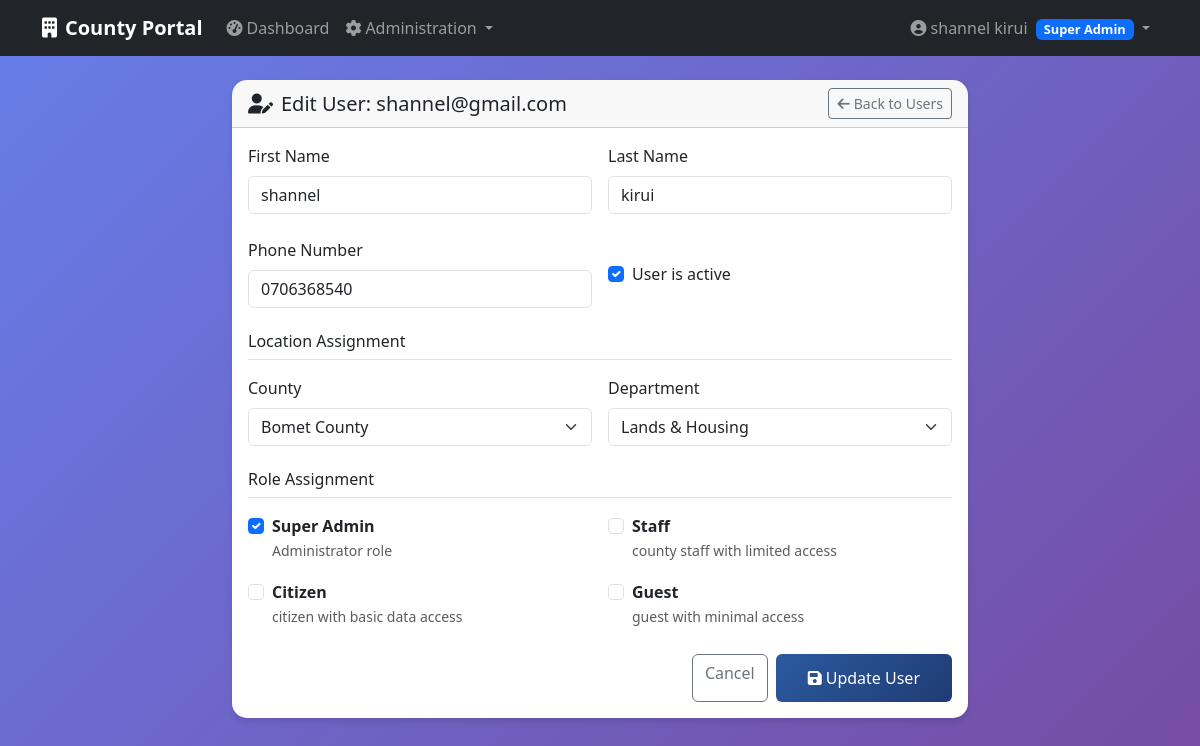
Screenshot of /auth/users/1/edit (signed in) with the database file from the repository.
### app/models/user.py (models this page shows, shortened)
class User(db.Model,UserMixin):
    __tablename__ = 'users'
    id = db.Column(db.Integer, primary_key=True)
    email = db.Column(db.String(120), unique=True, nullable=False)
    password = db.Column(db.String(128), nullable=False)
    first_name = db.Column(db.String(50))
    last_name = db.Column(db.String(50))
    phone = db.Column(db.String(20))
    active = db.Column(db.Boolean(), default=True)
    confirmed_at = db.Column(db.DateTime())
    created_at = db.Column(db.DateTime(), nullable=False, default=db.func.current_timestamp())
    fs_uniquifier = db.Column(db.String(64), unique=True, nullable=True, default=lambda: str(uuid.uuid4()))
    county_id = db.Column(db.Integer,db.ForeignKey('counties.id'))
    department_id = db.Column(db.Integer,db.ForeignKey('departments.id'))
    last_login_at = db.Column(db.DateTime())
    current_login_at = db.Column(db.DateTime())
    last_login_ip = db.Column(db.String(45))
    current_login_ip = db.Column(db.String(45))
    login_count = db.Column(db.Integer, default=0)
    roles = db.relationship('Role', secondary=roles_users, backref=db.backref('users', lazy='dynamic'))
    def full_name(self):
        if self.first_name and self.last_name:
            return f"{self.first_name} {self.last_name}"
        return self.email.split('@')[0]
    def has_role(self, role_name):
        return any(role.name == role_name for role in self.roles)

class Role(db.Model, RoleMixin):
    __tablename__ = 'roles'
    id = db.Column(db.Integer, primary_key=True)
    name = db.Column(db.String(80), unique=True, nullable=False)
    description = db.Column(db.String(255), nullable=True)

### app/auth/routes.py (the view, shortened to what this page needs)
@auth_bp.route('/users/<int:user_id>/edit', methods=['GET', 'POST'])
@login_required
@roles_required(UserRoles.SUPER_ADMIN)
def edit_user(user_id):
    user = User.query.get_or_404(user_id)
    roles = Role.query.all()
    counties = County.query.filter_by(active=True).all()
    departments = Department.query.filter_by(active=True).all()
    return render_template('auth/edit_user.html',
                            user=user,
                            roles=roles,
                            counties=counties,
                            departments=departments)

### app/templates/auth/edit_user.html (shortened to what this page needs)
{% extends "base.html" %}
{% block content %}
<div class="row justify-content-center">
    <div class="col-lg-8">
        <div class="card dashboard-card">
            <div class="card-header">
                <div class="d-flex justify-content-between align-items-center">
                    <h5 class="card-title mb-0">
                        <i class="fas fa-user-edit me-2"></i>Edit User: {{ user.email }}
                    </h5>
                    <a href="{{ url_for('auth_bp.users', user_id=user.id) }}" class="btn btn-outline-secondary btn-sm">
                        <i class="fas fa-arrow-left me-1"></i>Back to Users
                    </a>
                </div>
            </div>
            <div class="card-body">
                <form method="POST">
                    <div class="row g-3 mb-4">
                        <div class="col-md-6">
                            <label for="first_name" class="form-label">First Name</label>
                            <input type="text" class="form-control" id="first_name" name="first_name"
                                   value="{{ user.first_name or '' }}">
                        </div>
                        <div class="col-md-6">
                            <label for="last_name" class="form-label">Last Name</label>
                            <input type="text" class="form-control" id="last_name" name="last_name"
                                   value="{{ user.last_name or '' }}">
                        </div>
                    </div>
                    <div class="row g-3 mb-4">
                        <div class="col-md-6">
                            <label for="phone" class="form-label">Phone Number</label>
                            <input type="tel" class="form-control" id="phone" name="phone"
                                   value="{{ user.phone or '' }}">
                        </div>
                        <div class="col-md-6">
                            <div class="form-check mt-4">
                                <input class="form-check-input" type="checkbox" id="active" name="active"
                                       {{ 'checked' if user.active else '' }}>
                                <label class="form-check-label" for="active">
                                    User is active
                                </label>
                            </div>
                        </div>
                    </div>
                    <h6 class="border-bottom pb-2 mb-3">Location Assignment</h6>
                    <div class="row g-3 mb-4">
                        <div class="col-md-6">
                            <label for="county_id" class="form-label">County</label>
                            <select class="form-select" id="county_id" name="county_id" onchange="loadDepartments(this.value)">
                                {% for county in counties %}
                                <option value="{{ county.id }}" {{ 'selected' if user.county_id == county.id else '' }}>
                                    {{ county.name }}
                                </option>
                                {% endfor %}
                            </select>
                        </div>
                        <div class="col-md-6">
                            <label for="department_id" class="form-label">Department</label>
                            <select class="form-select" id="department_id" name="department_id">
                                {% if user.county_id %}
                                {% for department in departments %}
                                    {% if department.county_id == user.county_id %}
                                    <option value="{{ department.id }}" {{ 'selected' if user.department_id == department.id else '' }}>
                                        {{ department.name }}
                                    </option>
                                    {% endif %}
                                {% endfor %}
                                {% endif %}
                            </select>
                        </div>
                    </div>
                    <h6 class="border-bottom pb-2 mb-3">Role Assignment</h6>
                    <div class="row g-3 mb-4">
                        {% for role in roles %}
                        <div class="col-md-6">
                            <div class="form-check">
                                <input class="form-check-input" type="checkbox"
                                       id="role_{{ role.id }}" name="roles" value="{{ role.id }}"
                                       {{ 'checked' if role in user.roles else '' }}>
                                <label class="form-check-label" for="role_{{ role.id }}">
                                    <strong>{{ role.name.replace('_', ' ').title() }}</strong>
                                    {% if role.description %}
                                    <br><small class="text-muted">{{ role.description }}</small>
                                    {% endif %}
                                </label>
                            </div>
                        </div>
                        {% endfor %}
                    </div>
                    <div class="d-flex gap-2 justify-content-end">
                        <a href="{{ url_for('auth_bp.users') }}" class="btn btn-outline-secondary">
                            Cancel
                        </a>
                        <button type="submit" class="btn btn-primary">
                            <i class="fas fa-save me-1"></i>Update User
                        </button>
                    </div>
                </form>
            </div>
        </div>
    </div>
</div>
{% endblock %}

### app/templates/base.html (shortened to what this page needs)
<!DOCTYPE html>
<html lang="en">
<head>
    <link href="https://cdn.jsdelivr.net/npm/bootstrap@5.3.2/dist/css/bootstrap.min.css" rel="stylesheet">
    <link href="https://cdnjs.cloudflare.com/ajax/libs/font-awesome/6.4.0/css/all.min.css" rel="stylesheet">
</head>
<body>
    <nav class="navbar navbar-expand-lg navbar-dark bg-dark">
        <div class="container">
            <a class="navbar-brand" href="{{ url_for('main_bp.index') }}">
                <i class="fas fa-building me-2"></i>County Portal
            </a>
            {% if current_user.is_authenticated %}
            <div class="collapse navbar-collapse" id="navbarNav">
                <ul class="navbar-nav me-auto">
                    <li class="nav-item">
                        <a class="nav-link" href="{{ url_for('main_bp.dashboard') }}">
                            <i class="fas fa-tachometer-alt me-1"></i>Dashboard
                        </a>
                    </li>
                    {% if current_user.has_role('super_admin') %}
                    <li class="nav-item dropdown">
                        <a class="nav-link dropdown-toggle" href="#" id="adminDropdown" role="button" data-bs-toggle="dropdown">
                            <i class="fas fa-cog me-1"></i>Administration
                        </a>
                    </li>
                    {% endif %}
                </ul>
                <ul class="navbar-nav">
                    <li class="nav-item dropdown">
                        <a class="nav-link dropdown-toggle" href="#" id="userDropdown" role="button" data-bs-toggle="dropdown">
                            <i class="fas fa-user-circle me-1"></i>{{ current_user.full_name() }}
                            {% for role in current_user.roles %}
                            <span class="badge bg-primary role-badge ms-1">{{ role.name.replace('_', ' ').title() }}</span>
                            {% endfor %}
                        </a>
                    </li>
                </ul>
            </div>
            {% else %}
            <div class="d-flex">
                <a href="{{ url_for('security.login') }}" class="btn btn-outline-light me-2">Login</a>
                <a href="{{ url_for('security.register') }}" class="btn btn-primary">Register</a>
            </div>
            {% endif %}
        </div>
    </nav>
    <main class="container mt-4">
        {% block content %}{% endblock %}
    </main>
</body>
</html>

### app/templates/base.html (style rules this page uses)
:root { --primary-color: #2c5aa0; --secondary-color: #f8f9fa; --success-color: #28a745; --danger-color: #dc3545; --warning-color: #ffc107; }
body { background: linear-gradient(135deg, #667eea 0%, #764ba2 100%); min-height: 100vh; font-family: 'Segoe UI', Tahoma, Geneva, Verdana, sans-serif; }
.navbar-brand { font-weight: bold; }
.dashboard-card { border: none; border-radius: 15px; box-shadow: 0 4px 6px rgba(0, 0, 0, 0.1); transition: transform 0.2s; }
.role-badge { font-size: 0.8em; padding: 0.25rem 0.5rem; }
.btn-primary { background: linear-gradient(135deg, var(--primary-color) 0%, #1e3c72 100%); border: none; padding: 0.75rem 2rem; font-weight: 500; transition: transform 0.2s ease; }

### rows the page displays
User: full_name "shannel kirui", email "shannel@gmail.com", first_name "shannel", last_name "kirui", phone "0706368540"
Role: name.replace "Super Admin", description "Administrator role"
Role: name.replace "Staff", description "county staff with limited access"
Role: name.replace "Citizen", description "citizen with basic data access"
Role: name.replace "Guest", description "guest with minimal access"

### other values shown
form field county_id "Bomet County"
form field department_id "Lands & Housing"
